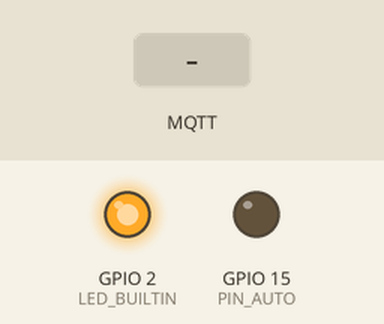
This sketch was run on a simulated ESP32. Shown: output pins drawn as LEDs (lit = HIGH). The inputs (shaded band) are chosen by the test bench. WiFi joins after 1.5 s; servers stay silent unless stated; the local clock reads 2024-03-15 10:24:30 at power-on unless the sketch sets it; random numbers use the default seed unless the sketch sets one; no MQTT or app messages arrive unless stated; what the sketch prints to the serial monitor is not drawn.

Above: at 2.7 s.
2.8 s: MQTT message "A" arrives on the first subscribed topic
At 3.1 s:
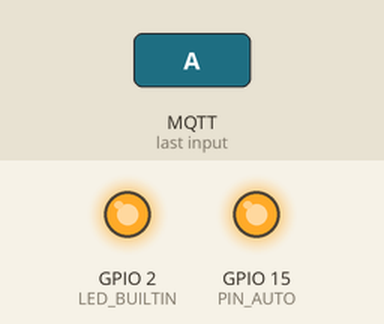
5.8 s: MQTT message "B" arrives on the first subscribed topic
At 6.5 s:
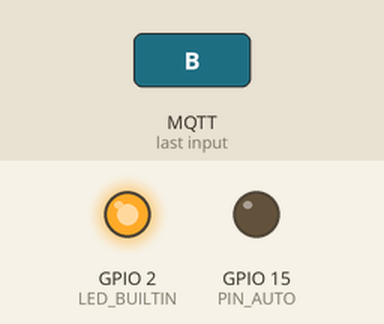
Timing chart, 0 to 8.8 s (numbered marks = the images above; inputs shaded):
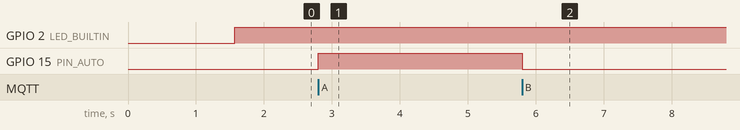

The sketch:

DashESP32.ino
```cpp
#include <WiFi.h>
#include <PubSubClient.h>
#include <WiFiClientSecure.h>

// ——— Wi‑Fi credentials ———————————————————————————————
const char* ssid     = "CBN";
const char* password = "12345678";

// ——— MQTT broker & credentials ————————————————————————
const char* mqtt_host = "b11b4954395c46ceae511d12f7916b17.s1.eu.hivemq.cloud";
const uint16_t mqtt_port = 8883;
const char* mqttUser = "Ddash";
const char* mqttPass = "Smamda123";

// ——— ISRG Root X1 CA — raw string literal —————————————————
static const char* ca_cert = R"EOF(
-----BEGIN CERTIFICATE-----
MIIFazCCA1OgAwIBAgIRAIIQz7DSQONZRGPgu2OCiwAwDQYJKoZIhvcNAQELBQAw
TzELMAkGA1UEBhMCVVMxKTAnBgNVBAoTIEludGVybmV0IFNlY3VyaXR5IFJlc2Vh
cmNoIEdyb3VwMRUwEwYDVQQDEwxJU1JHIFJvb3QgWDEwHhcNMTUwNjA0MTEwNDM4
WhcNMzUwNjA0MTEwNDM4WjBPMQswCQYDVQQGEwJVUzEpMCcGA1UEChMgSW50ZXJu
ZXQgU2VjdXJpdHkgUmVzZWFyY2ggR3JvdXAxFTATBgNVBAMTDElTUkcgUm9vdCBY
MTCCAiIwDQYJKoZIhvcNAQEBBQADggIPADCCAgoCggIBAK3oJHP0FDfzm54rVygc
h77ct984kIxuPOZXoHj3dcKi/vVqbvYATyjb3miGbESTtrFj/RQSa78f0uoxmyF+
0TM8ukj13Xnfs7j/EvEhmkvBioZxaUpmZmyPfjxwv60pIgbz5MDmgK7iS4+3mX6U
A5/TR5d8mUgjU+g4rk8Kb4Mu0UlXjIB0ttov0DiNewNwIRt18jA8+o+u3dpjq+sW
T8KOEUt+zwvo/7V3LvSye0rgTBIlDHCNAymg4VMk7BPZ7hm/ELNKjD+Jo2FR3qyH
B5T0Y3HsLuJvW5iB4YlcNHlsdu87kGJ55tukmi8mxdAQ4Q7e2RCOFvu396j3x+UC
B5iPNgiV5+I3lg02dZ77DnKxHZu8A/lJBdiB3QW0KtZB6awBdpUKD9jf1b0SHzUv
KBds0pjBqAlkd25HN7rOrFleaJ1/ctaJxQZBKT5ZPt0m9STJEadao0xAH0ahmbWn
OlFuhjuefXKnEgV4We0+UXgVCwOPjdAvBbI+e0ocS3MFEvzG6uBQE3xDk3SzynTn
jh8BCNAw1FtxNrQHusEwMFxIt4I7mKZ9YIqioymCzLq9gwQbooMDQaHWBfEbwrbw
qHyGO0aoSCqI3Haadr8faqU9GY/rOPNk3sgrDQoo//fb4hVC1CLQJ13hef4Y53CI
rU7m2Ys6xt0nUW7/vGT1M0NPAgMBAAGjQjBAMA4GA1UdDwEB/wQEAwIBBjAPBgNV
HRMBAf8EBTADAQH/MB0GA1UdDgQWBBR5tFnme7bl5AFzgAiIyBpY9umbbjANBgkq
hkiG9w0BAQsFAAOCAgEAVR9YqbyyqFDQDLHYGmkgJykIrGF1XIpu+ILlaS/V9lZL
ubhzEFnTIZd+50xx+7LSYK05qAvqFyFWhfFQDlnrzuBZ6brJFe+GnY+EgPbk6ZGQ
3BebYhtF8GaV0nxvwuo77x/Py9auJ/GpsMiu/X1+mvoiBOv/2X/qkSsisRcOj/KK
NFtY2PwByVS5uCbMiogziUwthDyC3+6WVwW6LLv3xLfHTjuCvjHIInNzktHCgKQ5
ORAzI4JMPJ+GslWYHb4phowim57iaztXOoJwTdwJx4nLCgdNbOhdjsnvzqvHu7Ur
TkXWStAmzOVyyghqpZXjFaH3pO3JLF+l+/+sKAIuvtd7u+Nxe5AW0wdeRlN8NwdC
jNPElpzVmbUq4JUagEiuTDkHzsxHpFKVK7q4+63SM1N95R1NbdWhscdCb+ZAJzVc
oyi3B43njTOQ5yOf+1CceWxG1bQVs5ZufpsMljq4Ui0/1lvh+wjChP4kqKOJ2qxq
4RgqsahDYVvTH9w7jXbyLeiNdd8XM2w9U/t7y0Ff/9yi0GE44Za4rF2LN9d11TPA
mRGunUHBcnWEvgJBQl9nJEiU0Zsnvgc/ubhPgXRR4Xq37Z0j4r7g1SgEEzwxA57d
emyPxgcYxn/eR44/KJ4EBs+lVDR3veyJm+kXQ99b21/+jh5Xos1AnX5iItreGCc=
-----END CERTIFICATE-----
)EOF";

// ——— GPIO pins ————————————————————————————————————————
#define PIN_AUTO      15
#define LED_BUILTIN    2

WiFiClientSecure secureClient;
PubSubClient    mqttClient(secureClient);

// forward declarations
void    connectMQTT();
void    mqttCallback(char* topic, byte* payload, unsigned len);

void setup() {
  Serial.begin(115200);
  delay(10);
  Serial.println("\n\n=== ESP32 MQTT TLS Debug ===");

  // 1) Wi‑Fi
  Serial.printf("Wi‑Fi: Connecting to %s\n", ssid);
  WiFi.begin(ssid, password);
  while (WiFi.status() != WL_CONNECTED) {
    delay(500);
    Serial.print('.');
  }
  Serial.println("\nWi‑Fi up, IP=" + WiFi.localIP().toString());
secureClient.setCACert(ca_cert);
  // 2) TLS time (required!)
  configTime(7 * 3600, 0, "pool.ntp.org", "time.nist.gov");
  Serial.print("Waiting NTP sync");
  int retries = 0;
  time_t now = time(nullptr);
  while (now < 8*3600 && retries++ < 20) {
    delay(500);
    Serial.print('.');
    now = time(nullptr);
  }
  if (now < 8*3600) {
    Serial.println("\n! Time sync failed, TLS may not work");
  } else {
    Serial.println("\nTime is synced");
  }

  // 4) setup MQTT client
  mqttClient.setServer(mqtt_host, mqtt_port);
  mqttClient.setCallback(mqttCallback);

  // 5) init pins
  pinMode(PIN_AUTO, OUTPUT);
  pinMode(LED_BUILTIN, OUTPUT);
  digitalWrite(PIN_AUTO, LOW);
  digitalWrite(LED_BUILTIN, LOW);

  // 6) connect MQTT
  connectMQTT();
}

void loop() {
  // blink LED if Wi‑Fi is up
  digitalWrite(LED_BUILTIN, WiFi.status() == WL_CONNECTED);

  // ensure MQTT connected
  if (!mqttClient.connected()) {
    connectMQTT();
  }
  mqttClient.loop();
}

// — reconnect + subscribe —————————————————————————
void connectMQTT() {
  Serial.printf("MQTT: Connecting to %s:%u …\n", mqtt_host, mqtt_port);
  while (!mqttClient.connected()) {
    String clientId = "esp32-";
    clientId += String(random(0xffff), HEX);

    bool ok = mqttClient.connect(clientId.c_str(), mqttUser, mqttPass);
    if (ok) {
      Serial.println("→ MQTT connected!");
      // subscribe
      if (mqttClient.subscribe("Ddash/apk")) {
        Serial.println("→ Subscribed to Ddash/apk");
      } else {
        Serial.println("! Subscribe FAILED");
      }
    } else {
      Serial.printf("! Connect failed, rc=%d, retrying in 5s\n", mqttClient.state());
      delay(5000);
    }
  }
}

// — incoming message handler —————————————————————————
void mqttCallback(char* topic, byte* payload, unsigned len) {
  String msg;
  for (unsigned i = 0; i < len; i++) msg += (char)payload[i];
  Serial.printf("← %s : %s\n", topic, msg.c_str());

  if (String(topic) == "Ddash/apk") {
    if (msg == "A") {
      Serial.println("→ CMD=A: PIN_AUTO HIGH");
      digitalWrite(PIN_AUTO, HIGH);
      // publish timestamp
      time_t t = time(nullptr);
      struct tm tm;
      localtime_r(&t, &tm);
      char buf[32];
      int L = snprintf(buf, sizeof(buf),
        "%04d-%02d-%02d %02d:%02d:%02d",
        tm.tm_year+1900, tm.tm_mon+1, tm.tm_mday,
        tm.tm_hour,    tm.tm_min,    tm.tm_sec
      );
      Serial.printf("→ Publishing timestamp: %s\n", buf);
      if (mqttClient.publish("Ddash/esp", buf, L)) {
        Serial.println("→ Publish OK");
      } else {
        Serial.println("! Publish FAILED");
      }
    }
    else if (msg == "B") {
      Serial.println("→ CMD=B: PIN_AUTO LOW");
      digitalWrite(PIN_AUTO, LOW);
    }
    else {
      Serial.println("! Unknown CMD");
    }
  }
}
```

Measured:
- after the input at 2.8 s, GPIO 15 (PIN_AUTO): LOW → HIGH at once
- after the input at 5.8 s, GPIO 15 (PIN_AUTO): HIGH → LOW at once
